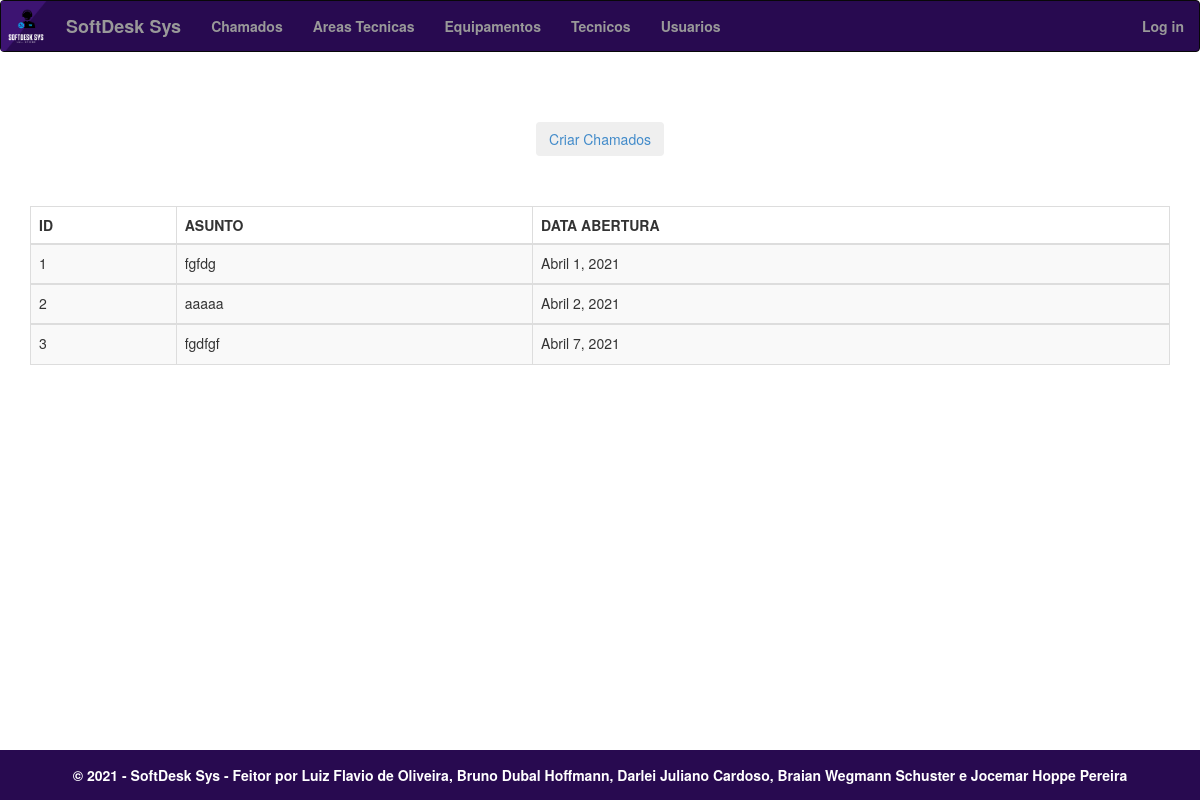
/chamados/, run on an earlier commit of the app's database.
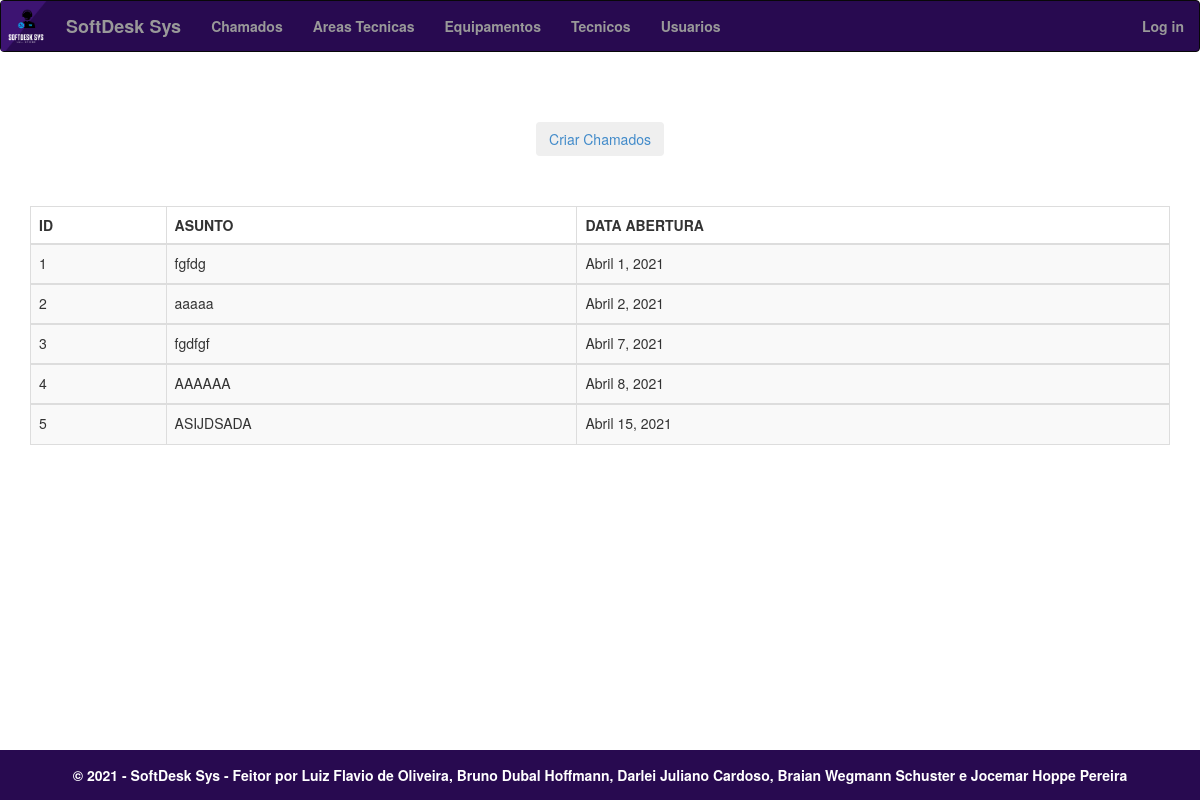
And on a later commit of the database.
### app/models.py (models this page shows, shortened)
class Chamado(models.Model):
    id_chamado = models.AutoField(primary_key = True)
    assunto = models.CharField(max_length = 255, null=True)
    texto = models.CharField(max_length = 999, null=True)
    data_abertura = models.DateField(default=timezone.now)
    data_fechamento = models.DateField(null=True)
    status = models.IntegerField(choices=STATUS_CHOICES,null=True)
    id_equipamento = models.IntegerField(null=True)
    id_usuario = models.IntegerField(null=True)
    id_tecnico = models.IntegerField(null=True)
    id_area_tec = models.IntegerField(null=True)
    class Meta:
        db_table = 'chamado'

### app/views.py (the view)
# urls.py: path('chamados/', views.chamados, name='chamados'),
def chamados(request):
    assert isinstance(request, HttpRequest)
    chamados = Chamado.objects.all();
    return render(
        request,
        'app/chamados.html',
        {
            'year':datetime.now().year,
            'chamados': chamados
        }
    )

### app/templates/app/chamados.html
{% extends "app/layout.html" %}
{% block content %}
<div style="text-align:center; padding:50px">
    <button class="btn"><a href="{% url 'addchamados' %}">Criar Chamados</a></button>
</div>
<div>
    <table class="table table-striped table-bordered">
        <thead class="thead-dark">
            <tr>
              <th scope="col">ID</th>
              <th scope="col">ASUNTO</th>
              <th scope="col">DATA ABERTURA</th>
            </tr>
        </thead>
        <tbody>
            {% for chamado in chamados %}
            <tr style="height:40px">
                <td>{{ chamado.id_chamado }}</td>
                <td>{{ chamado.assunto }}</td>
                <td>{{ chamado.data_abertura }}</td>
            </tr>
        </tbody>
        {% endfor %}
    </table>
</div>
{% endblock %}

### app/templates/app/layout.html (shortened to what this page needs)
<!DOCTYPE html>
<html>
	<head>
		{% load static %}
		<link rel="stylesheet" type="text/css" href="{% static 'app/content/bootstrap.min.css' %}" />
	</head>
	<body">
		<nav class="navbar navbar-inverse navbarstyle">
			<div class="container-fluid">
				<a class="navbar-brand" href="#" style="padding:0px !important">
					<img style="height:50px; width:50px" width="100" height="100"<left>
				</a>
				<a class="navbar-brand" href="#">
					SoftDesk Sys
				</a>
			<ul class="nav navbar-nav">
				<li><a href="{% url 'chamados' %}">Chamados</a></li>
				<li><a href="{% url 'areastecnicas' %}">Areas Tecnicas</a></li>
				<li><a href="{% url 'equipamentos' %}">Equipamentos</a></li>
				<li><a href="{% url 'tecnicos' %}">Tecnicos</a></li>
				<li><a href="{% url 'users' %}">Usuarios</a></li>
			</ul>
			{% include 'app/loginpartial.html' %}
		  </div>
		</nav>
		<div class="container body-content">
			{% block content %}{% endblock %}
		</div>
		<div class="footerEdited">
			&copy; {{ year }} - SoftDesk Sys - Feitor por Luiz Flavio de Oliveira, Bruno Dubal Hoffmann, Darlei Juliano Cardoso, Braian Wegmann Schuster e Jocemar Hoppe Pereira
		</div>
	</body>
</html>

### app/templates/app/loginpartial.html
{% if user.is_authenticated %}
<form id="logoutForm" action="/logout/" method="post" class="navbar-right">
    {% csrf_token %}
    <ul class="nav navbar-nav navbar-right">
        <li><span class="navbar-brand">Hello {{ user.username }}!</span></li>
        <li><a href="javascript:document.getElementById('logoutForm').submit()">Log off</a></li>
    </ul>
</form>
{% else %}
<ul class="nav navbar-nav navbar-right">
    <li><a href="{% url 'login' %}">Log in</a></li>
</ul>
{% endif %}

### app/templates/app/layout.html (style rules this page uses)
.footerEdited { position: fixed; left: 0; bottom: 0; width: 100%; background-color: #280a50; color: white; text-align: center; line-height: 50px; vertical-align:middle; font-weight:bold }
.navbarstyle { background-color: #280a50; vertical-align:middle; line-height:120px; font-weight:bold }

What changed in the data, as far as the page shows it:
added Chamado: id_chamado "4", assunto "AAAAAA", data_abertura "Abril 8, 2021"
added Chamado: id_chamado "5", assunto "ASIJDSADA", data_abertura "Abril 15, 2021"
